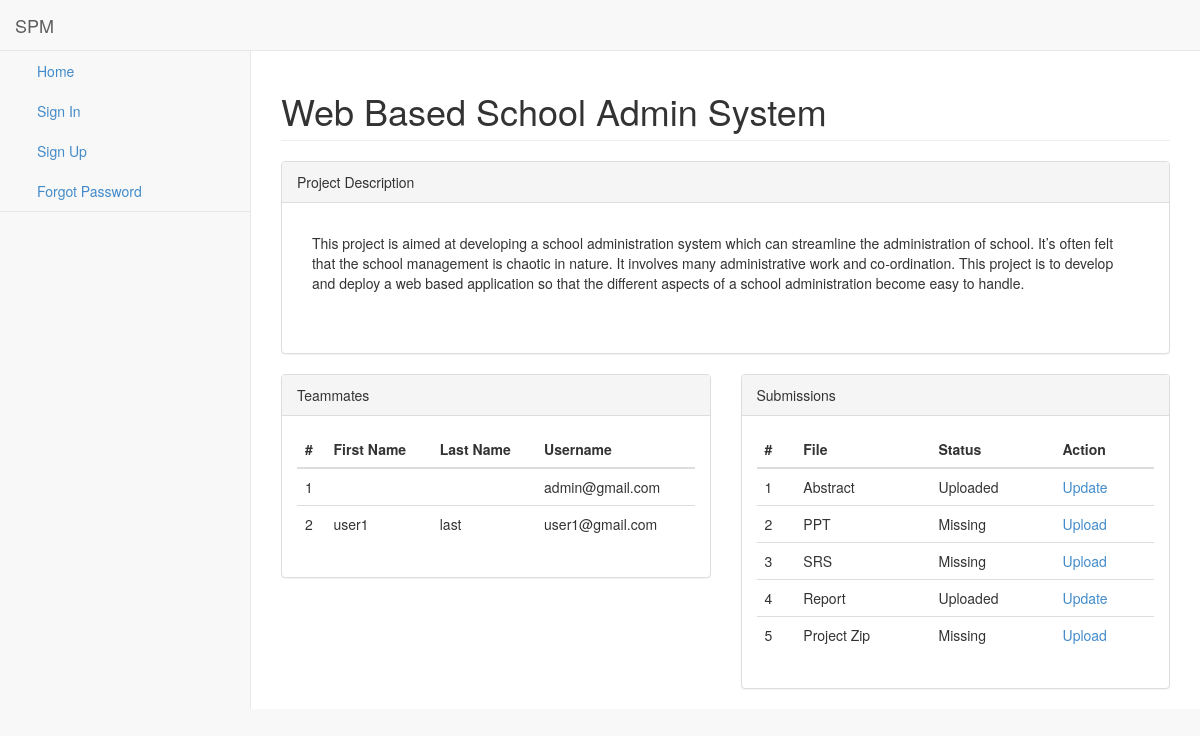
The app's page /project/web-based-school-admin-system with its own data.
### projects/models.py (models this page shows, shortened)
class Project(models.Model):
    title = models.CharField(max_length=255)
    description = RichTextUploadingField()
    allocated_to = models.ManyToManyField(settings.AUTH_USER_MODEL, blank=True)
    user_friendly_url = models.SlugField(null=False, blank=False, unique=True)

class RequiredProjectFile(models.Model):
    file_name = models.CharField(max_length=100, unique=True)

### projects/views.py (the view)
# urls.py: path('<str:url>', views.view, name="view_project"),
def view(request, url):
    project = Project.objects.get(user_friendly_url = url)
    users = project.allocated_to.all()
    requiredProjectFiles = RequiredProjectFile.objects.all()
    uploaded_file = dict()
    for requiredProjectFile in requiredProjectFiles:
        try:
            uploadedProjectFile = UploadedProjectFile.objects.get(file_name = requiredProjectFile, project = project)
            uploaded_file[requiredProjectFile.file_name] = uploadedProjectFile.file_name
        except:
            uploaded_file[requiredProjectFile.file_name] = None
    context = {
        'project' : project,
        'users' : users,
        'uploaded_file' : uploaded_file
    }
    return render(request, "projects/view.html", context)

### projects/templates/projects/view.html
{% extends 'base.html' %}
{% block extra %} {% include 'extra.html' %} {% endblock %}
{% block main_content %}
<div id="page-wrapper">
    <div class="row">
        <div class="col-lg-12">
            <h1 class="page-header">{{ project.title }}</h1>
        </div>
    </div>
    <div class="row">
        <div class="col-lg-12">
            <div class="panel panel-default">
                <div class="panel-heading">
                    Project Description
                </div>
                <div class="panel-body">
                    <div class="panel-group" id="accordion">
                        <div id="collapseOne" class="panel-collapse collapse in">
                            <div class="panel-body">
                                {{ project.description|safe }}
                            </div>
                        </div>
                    </div>
                </div>
            </div>
        </div>
    </div>
    <div class="row">
        <div class="col-lg-6">
            <div class="panel panel-default">
                <div class="panel-heading">
                    Teammates
                </div>
                <div class="panel-body">
                    <div class="table-responsive">
                        <table class="table">
                            <thead>
                                <tr>
                                    <th>#</th>
                                    <th>First Name</th>
                                    <th>Last Name</th>
                                    <th>Username</th>
                                </tr>
                            </thead>
                            <tbody>
                                {% for user in users %}
                                <tr>
                                    <td>{{ forloop.counter }}</td>
                                    <td>{{ user.first_name }}</td>
                                    <td>{{ user.last_name }}</td>
                                    <td>{{ user.email }}</td>
                                </tr>
                                {% endfor %}
                            </tbody>
                        </table>
                    </div>
                </div>
            </div>
        </div>
        <div class="col-lg-6">
            <div class="panel panel-default">
                <div class="panel-heading">
                    Submissions
                </div>
                <div class="panel-body">
                    <div class="table-responsive">
                        <table class="table">
                            <thead>
                                <tr>
                                    <th>#</th>
                                    <th>File</th>
                                    <th>Status</th>
                                    <th>Action</th>
                                </tr>
                            </thead>
                            <tbody>
                                {% for key, value in uploaded_file.items %}
                                <tr>
                                    <td>{{ forloop.counter }}</td>
                                    <td>{{key}}</td>
                                    {% if value %}
                                        <td>Uploaded</td>
                                        <td><a class="btn-link" href="{% url 'upload_project_files' project.user_friendly_url key %}">Update</a></td>
                                    {% else %}
                                        <td>Missing</td>
                                        <td><a class="btn-link" href="{% url 'upload_project_files' project.user_friendly_url key %}">Upload</a></td>
                                    {% endif %}
                                </tr>
                                {% endfor %}
                            </tbody>
                        </table>
                    </div>
                </div>
            </div>
        </div>
    </div>
</div>
{% endblock %}

### QuizApp/static/QuizApp/css/sb-admin-2.css (style rules this page uses)
body { background-color: #f8f8f8; }
#page-wrapper { padding: 0 15px; min-height: 568px; background-color: #fff; }
@media (min-width:768px) { #page-wrapper { position: inherit; margin: 0 0 0 250px; padding: 0 30px; border-left: 1px solid #e7e7e7; } }

### records on screen
Project: title "Web Based School Admin System", description "This project is aimed at developing a school administration system which can streamline the administration of school. It’s often felt that the school management is chaotic in nature. It involves many administrative work and co-ordination. This project is to develop and deploy a web based application so that the different aspects of a school administration become easy to handle."
RequiredProjectFile: file_name "Abstract", shows "Uploaded"
RequiredProjectFile: uploaded_file "PPT"
RequiredProjectFile: uploaded_file "SRS"
RequiredProjectFile: file_name "Report", shows "Uploaded"
RequiredProjectFile: uploaded_file "Project Zip"

### other values on screen
{{ user.email }} "admin@gmail.com"
{{ user.first_name }} "user1"
{{ user.last_name }} "last"
{{ user.email }} "user1@gmail.com"
